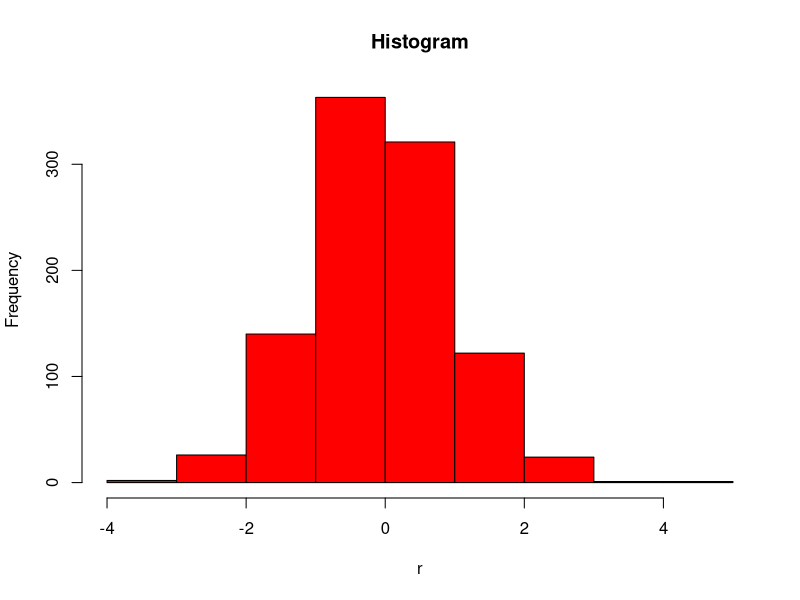

R code for this plot:
r <- rnorm(1000)
r<-hist(r, col = "red", main = "Histogram")

library(ggplot2)
ggsave("r-red.png", width = 7, height =5)